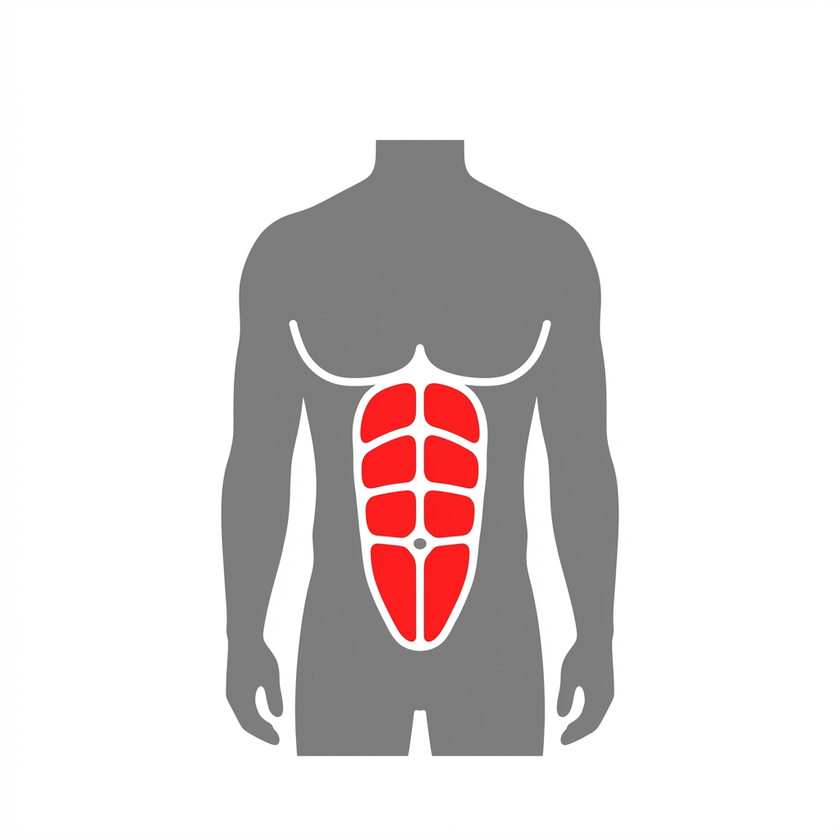
#> input picture assets/images/muscle_abs.png, 840 x 840 px, shrunk from 1024 x 1024 before the run
$ python circle_crop.py assets/images/muscle_abs.png
#> lines starting #> are read from the running program, lines starting #| are printed output that depends on the picture; after the words box and inside, x2 and y2 are one past the last pixel; in counts of white or black regions, pixels touching at a corner belong together
from PIL import Image, ImageDraw, ImageOps
import sys
import os

def circle_crop(image_path):
#> called with image_path = 'assets/images/muscle_abs.png'
    try:
        img = Image.open(image_path).convert("RGBA")

        # Create a circular mask
        mask = Image.new('L', img.size, 0)
#> mask: PIL image 840x840 L; every value is 0
        draw = ImageDraw.Draw(mask)

        # Draw a white circle on the mask
        # We assume the important part of the logo is centered and circular
        width, height = img.size
#> width = 840; height = 840
        # Leave a tiny margin to avoid black edges if possible, or crop tightly
        draw.ellipse((0, 0, width, height), fill=255)

        # Apply the mask to the image
        output = ImageOps.fit(img, mask.size, centering=(0.5, 0.5))
        output.putalpha(mask)
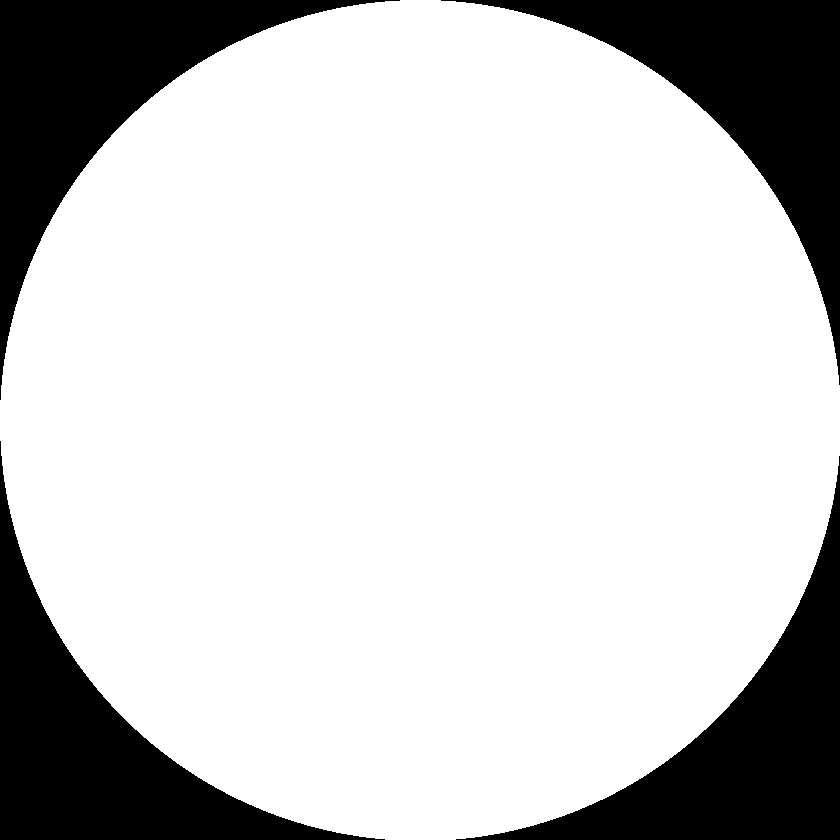
#> mask: PIL image 840x840 L; 78.7% white; 4 black regions, box (x1, y1, x2, y2) and area: (0, 0, 400, 400) 37973, (441, 0, 840, 385) 37573, (0, 441, 385, 840) 37573, (456, 456, 840, 840) 37174

        # Save overwriting the original or a new file
        output.save(image_path, "PNG")
        print(f"Successfully processed {image_path}")

    except Exception as e:
        print(f"Error processing image: {e}")

if __name__ == "__main__":
    if len(sys.argv) > 1:
        circle_crop(sys.argv[1])
    else:
        print("Please provide an image path.")
